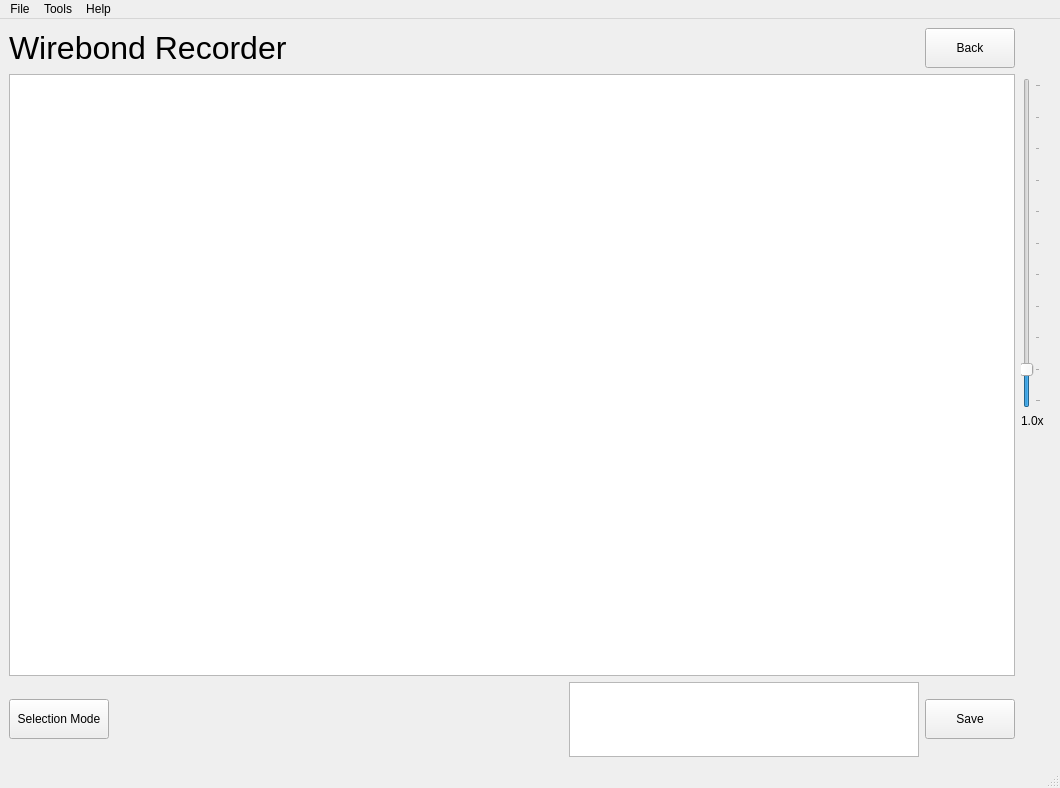
<?xml version="1.0" encoding="UTF-8"?>
<ui version="4.0">
 <class>WirebondRecorder</class>
 <widget class="QMainWindow" name="WirebondRecorder">
  <property name="geometry">
   <rect>
    <x>0</x>
    <y>0</y>
    <width>1060</width>
    <height>788</height>
   </rect>
  </property>
  <property name="windowTitle">
   <string>ITk Tracking GUI</string>
  </property>
  <widget class="QWidget" name="centralwidget">
   <layout class="QGridLayout" name="gridLayout_2">
    <item row="0" column="4">
     <layout class="QVBoxLayout" name="verticalLayout">
      <property name="rightMargin">
       <number>0</number>
      </property>
      <item>
       <spacer name="verticalSpacer_2">
        <property name="orientation">
         <enum>Qt::Vertical</enum>
        </property>
        <property name="sizeType">
         <enum>QSizePolicy::Fixed</enum>
        </property>
        <property name="sizeHint" stdset="0">
         <size>
          <width>20</width>
          <height>50</height>
         </size>
        </property>
       </spacer>
      </item>
      <item>
       <widget class="QSlider" name="sldrZoom">
        <property name="minimum">
         <number>0</number>
        </property>
        <property name="maximum">
         <number>10</number>
        </property>
        <property name="pageStep">
         <number>1</number>
        </property>
        <property name="value">
         <number>1</number>
        </property>
        <property name="sliderPosition">
         <number>1</number>
        </property>
        <property name="tickPosition">
         <enum>QSlider::TicksBelow</enum>
        </property>
       </widget>
      </item>
      <item alignment="Qt::AlignHCenter|Qt::AlignVCenter">
       <widget class="QLabel" name="lblZoom">
        <property name="sizePolicy">
         <sizepolicy hsizetype="Fixed" vsizetype="Preferred">
          <horstretch>0</horstretch>
          <verstretch>0</verstretch>
         </sizepolicy>
        </property>
        <property name="minimumSize">
         <size>
          <width>30</width>
          <height>0</height>
         </size>
        </property>
        <property name="maximumSize">
         <size>
          <width>30</width>
          <height>16777215</height>
         </size>
        </property>
        <property name="text">
         <string>1.0x</string>
        </property>
       </widget>
      </item>
      <item>
       <spacer name="verticalSpacer">
        <property name="orientation">
         <enum>Qt::Vertical</enum>
        </property>
        <property name="sizeHint" stdset="0">
         <size>
          <width>20</width>
          <height>40</height>
         </size>
        </property>
       </spacer>
      </item>
     </layout>
    </item>
    <item row="0" column="0">
     <layout class="QGridLayout" name="gridLayout">
      <property name="sizeConstraint">
       <enum>QLayout::SetNoConstraint</enum>
      </property>
      <item row="2" column="0">
       <layout class="QHBoxLayout" name="horizontalLayout">
        <item>
         <widget class="QPushButton" name="btnChangeMode">
          <property name="sizePolicy">
           <sizepolicy hsizetype="Fixed" vsizetype="Minimum">
            <horstretch>0</horstretch>
            <verstretch>0</verstretch>
           </sizepolicy>
          </property>
          <property name="minimumSize">
           <size>
            <width>100</width>
            <height>40</height>
           </size>
          </property>
          <property name="maximumSize">
           <size>
            <width>100</width>
            <height>40</height>
           </size>
          </property>
          <property name="text">
           <string>Selection Mode</string>
          </property>
          <property name="iconSize">
           <size>
            <width>16</width>
            <height>16</height>
           </size>
          </property>
         </widget>
        </item>
        <item>
         <spacer name="horizontalSpacer_2">
          <property name="orientation">
           <enum>Qt::Horizontal</enum>
          </property>
          <property name="sizeHint" stdset="0">
           <size>
            <width>40</width>
            <height>20</height>
           </size>
          </property>
         </spacer>
        </item>
        <item>
         <widget class="QTextBrowser" name="logText">
          <property name="sizePolicy">
           <sizepolicy hsizetype="Minimum" vsizetype="Minimum">
            <horstretch>0</horstretch>
            <verstretch>0</verstretch>
           </sizepolicy>
          </property>
          <property name="minimumSize">
           <size>
            <width>350</width>
            <height>75</height>
           </size>
          </property>
          <property name="maximumSize">
           <size>
            <width>350</width>
            <height>75</height>
           </size>
          </property>
         </widget>
        </item>
        <item>
         <widget class="QPushButton" name="btnSave">
          <property name="sizePolicy">
           <sizepolicy hsizetype="Minimum" vsizetype="Minimum">
            <horstretch>0</horstretch>
            <verstretch>0</verstretch>
           </sizepolicy>
          </property>
          <property name="minimumSize">
           <size>
            <width>90</width>
            <height>40</height>
           </size>
          </property>
          <property name="maximumSize">
           <size>
            <width>90</width>
            <height>40</height>
           </size>
          </property>
          <property name="text">
           <string>Save</string>
          </property>
         </widget>
        </item>
       </layout>
      </item>
      <item row="0" column="0">
       <layout class="QHBoxLayout" name="horizontalLayout_2">
        <item>
         <widget class="QLabel" name="lblmainTitle">
          <property name="sizePolicy">
           <sizepolicy hsizetype="Fixed" vsizetype="Fixed">
            <horstretch>0</horstretch>
            <verstretch>0</verstretch>
           </sizepolicy>
          </property>
          <property name="minimumSize">
           <size>
            <width>340</width>
            <height>40</height>
           </size>
          </property>
          <property name="maximumSize">
           <size>
            <width>340</width>
            <height>40</height>
           </size>
          </property>
          <property name="font">
           <font>
            <pointsize>24</pointsize>
           </font>
          </property>
          <property name="text">
           <string>Wirebond Recorder</string>
          </property>
         </widget>
        </item>
        <item>
         <spacer name="horizontalSpacer">
          <property name="orientation">
           <enum>Qt::Horizontal</enum>
          </property>
          <property name="sizeHint" stdset="0">
           <size>
            <width>40</width>
            <height>20</height>
           </size>
          </property>
         </spacer>
        </item>
        <item>
         <widget class="QPushButton" name="btnBack">
          <property name="sizePolicy">
           <sizepolicy hsizetype="Fixed" vsizetype="Fixed">
            <horstretch>0</horstretch>
            <verstretch>0</verstretch>
           </sizepolicy>
          </property>
          <property name="minimumSize">
           <size>
            <width>90</width>
            <height>40</height>
           </size>
          </property>
          <property name="maximumSize">
           <size>
            <width>90</width>
            <height>40</height>
           </size>
          </property>
          <property name="text">
           <string>Back</string>
          </property>
         </widget>
        </item>
       </layout>
      </item>
      <item row="1" column="0">
       <widget class="QGraphicsView" name="imgSelect"/>
      </item>
     </layout>
    </item>
   </layout>
  </widget>
  <widget class="QMenuBar" name="menubar">
   <property name="geometry">
    <rect>
     <x>0</x>
     <y>0</y>
     <width>1060</width>
     <height>25</height>
    </rect>
   </property>
   <widget class="QMenu" name="menuFile">
    <property name="title">
     <string>File</string>
    </property>
    <addaction name="actionOpen_Ctrl_o"/>
    <addaction name="actionSave_Ctrl_S"/>
    <addaction name="actionSave_As_Ctrl_a"/>
    <addaction name="separator"/>
    <addaction name="actionExit"/>
   </widget>
   <widget class="QMenu" name="menuTools">
    <property name="title">
     <string>Tools</string>
    </property>
    <addaction name="actionUploader_etc"/>
   </widget>
   <widget class="QMenu" name="menuHelp">
    <property name="title">
     <string>Help</string>
    </property>
    <addaction name="actionOne_day"/>
    <addaction name="separator"/>
    <addaction name="actionAbout"/>
   </widget>
   <addaction name="menuFile"/>
   <addaction name="menuTools"/>
   <addaction name="menuHelp"/>
  </widget>
  <widget class="QStatusBar" name="statusbar"/>
  <action name="actionSave_Ctrl_S">
   <property name="text">
    <string>Save (Ctrl-S)</string>
   </property>
  </action>
  <action name="actionExit">
   <property name="text">
    <string>Exit</string>
   </property>
  </action>
  <action name="actionOpen_Ctrl_o">
   <property name="text">
    <string>Open (Ctrl-O)</string>
   </property>
  </action>
  <action name="actionSave_As_Ctrl_a">
   <property name="text">
    <string>Save As (Ctrl-A)</string>
   </property>
  </action>
  <action name="actionOne_day">
   <property name="text">
    <string>One day..</string>
   </property>
  </action>
  <action name="actionUploader_etc">
   <property name="text">
    <string>Uploader, etc</string>
   </property>
  </action>
  <action name="actionAbout">
   <property name="text">
    <string>About</string>
   </property>
  </action>
 </widget>
 <resources/>
 <connections/>
</ui>
